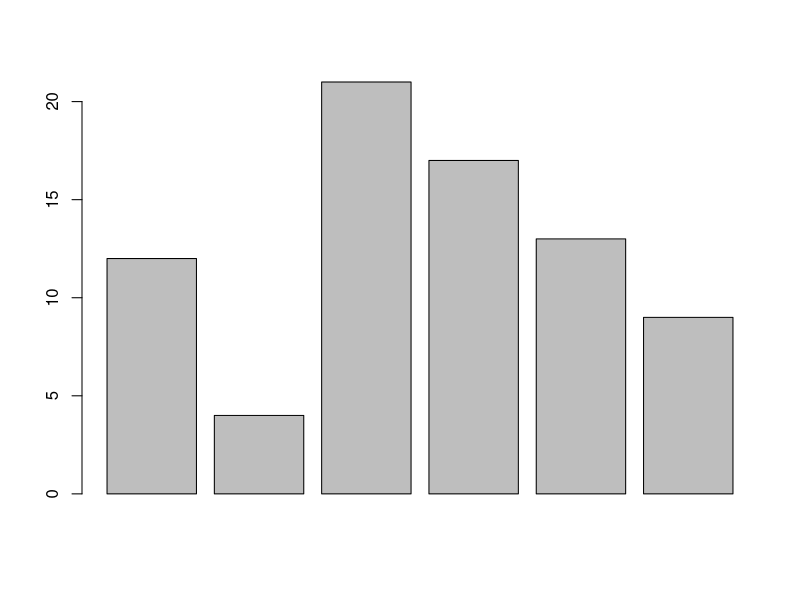
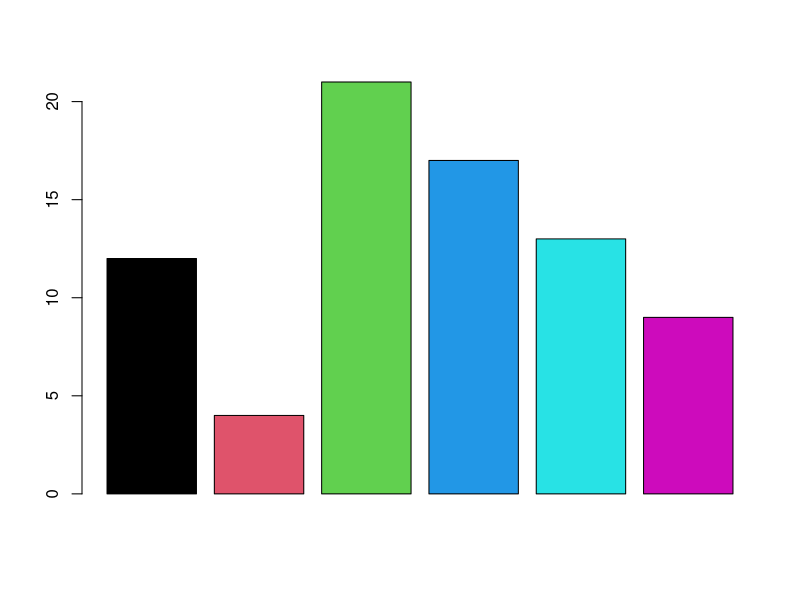
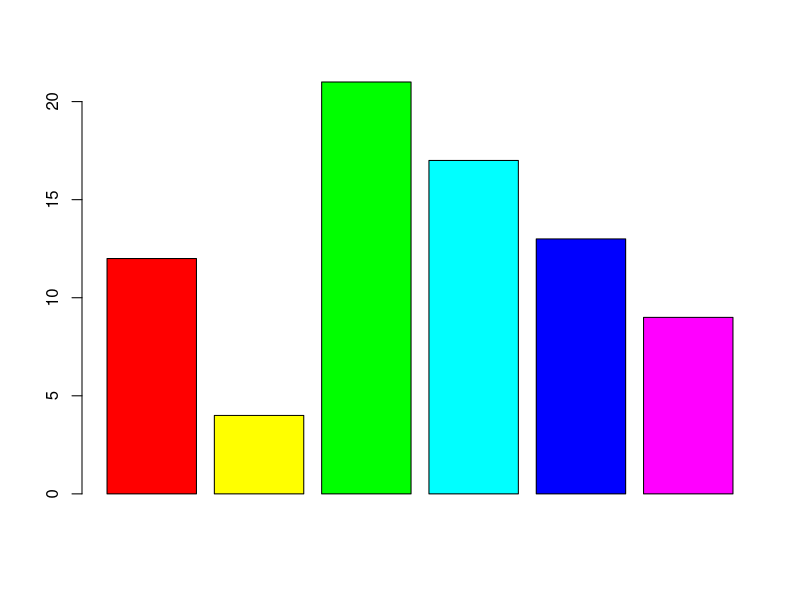
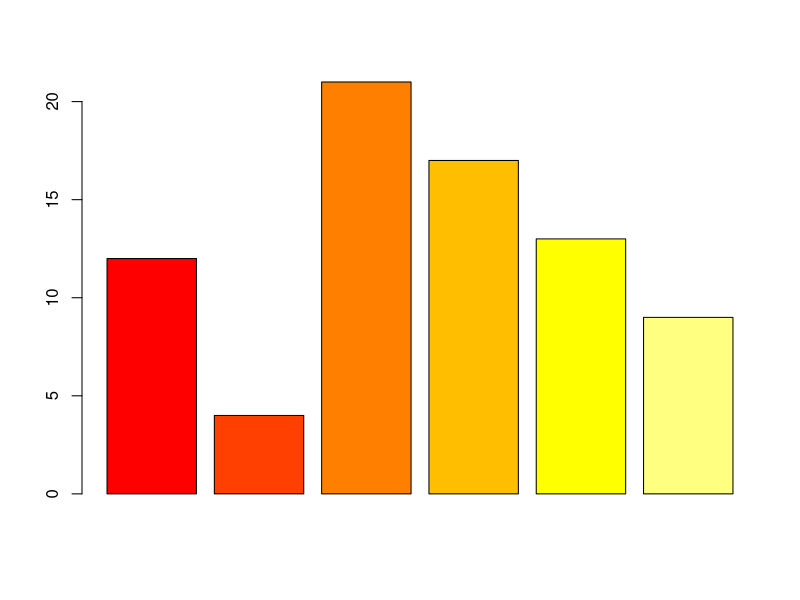
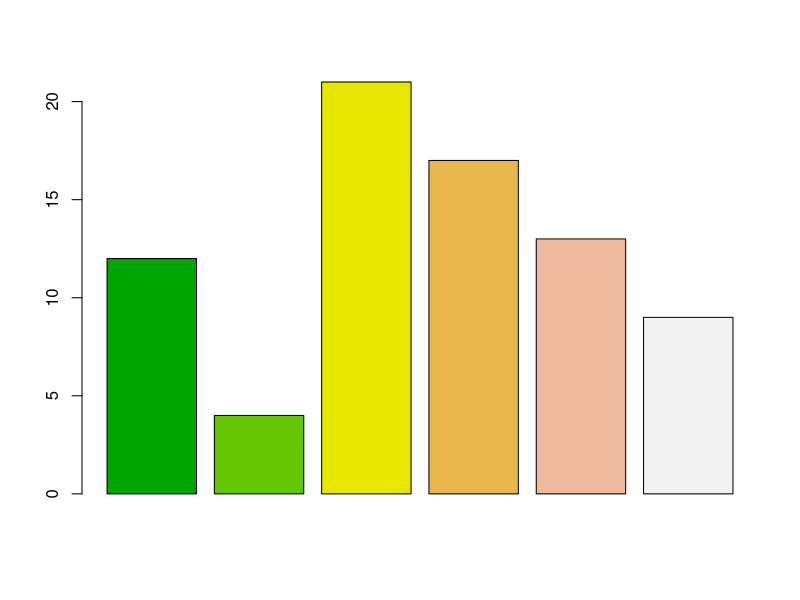
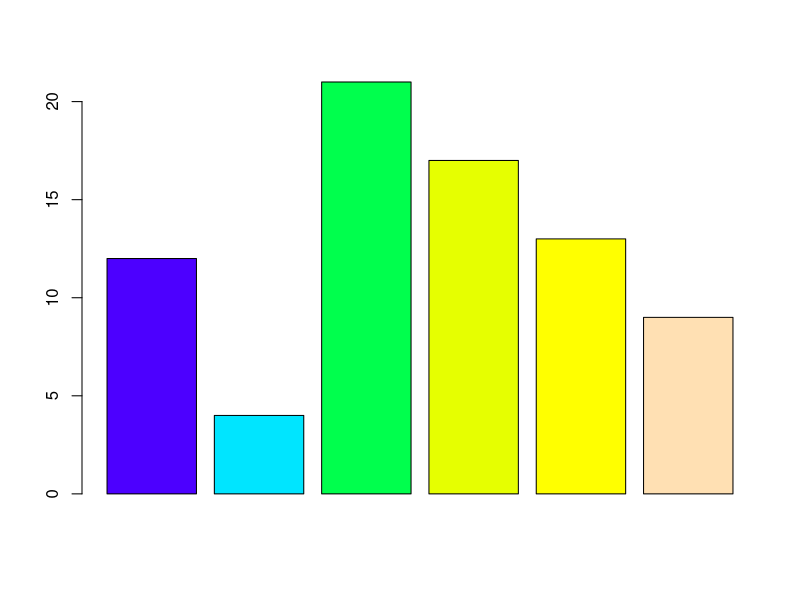
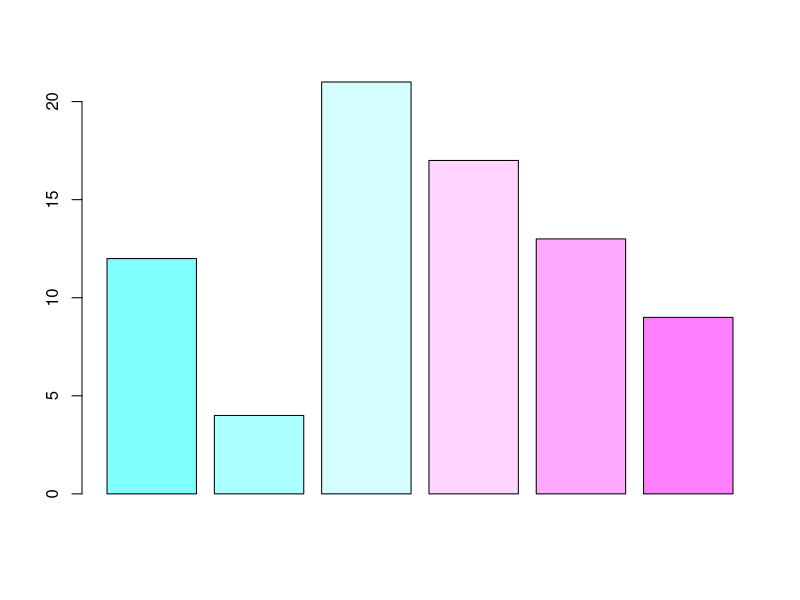
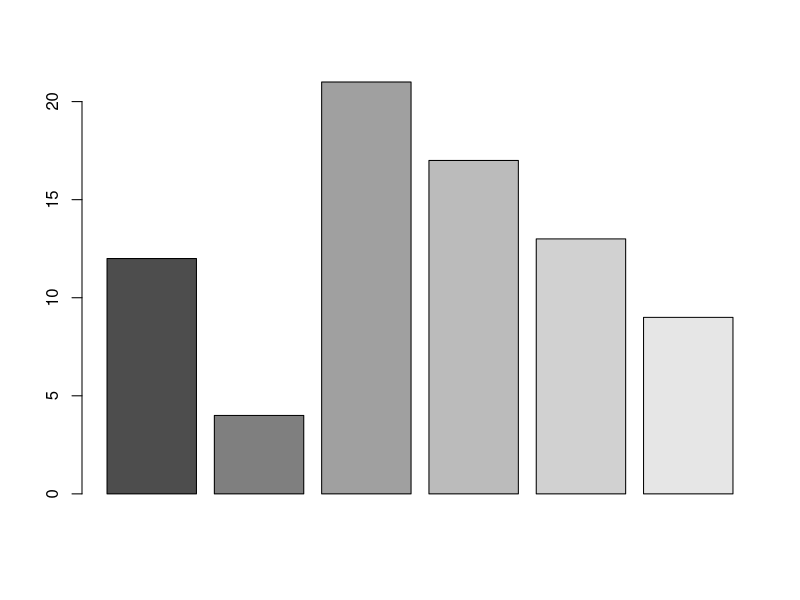

The R source for these figures, in order:

# Create values for barplot
x<-c(12,4,21,17,13,9)

# Create barplot
barplot(x)

# Build-in palettes
palette()

barplot(x,col=1:6)
barplot(x,col=rainbow(6))
barplot(x,col=heat.colors(6))
barplot(x,col=terrain.colors(6))
barplot(x,col=topo.colors(6))
barplot(x,col=cm.colors(6))
barplot(x,col=grey.colors(6))


# Clean up list
rm(list = ls())

